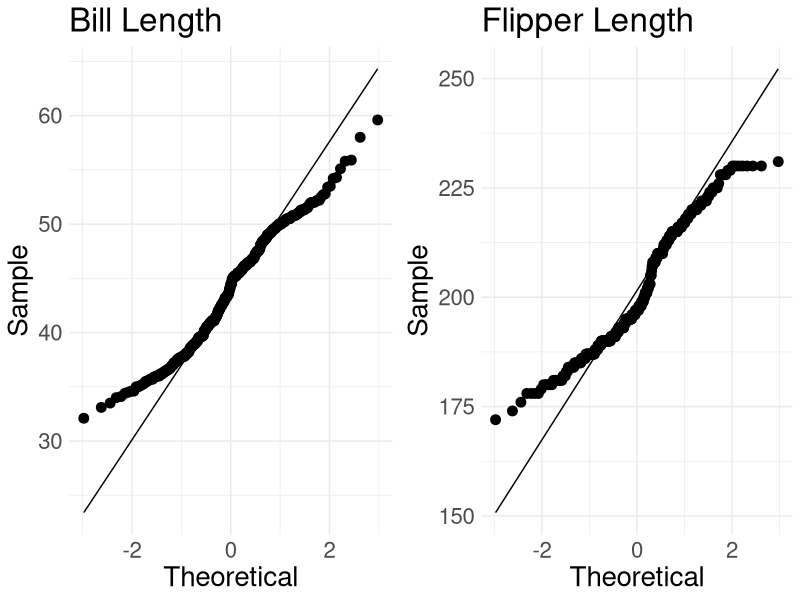
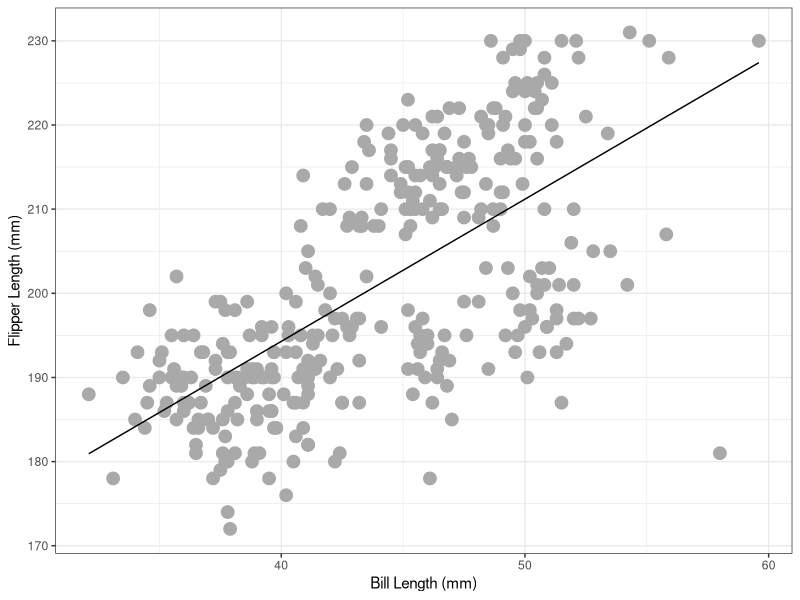
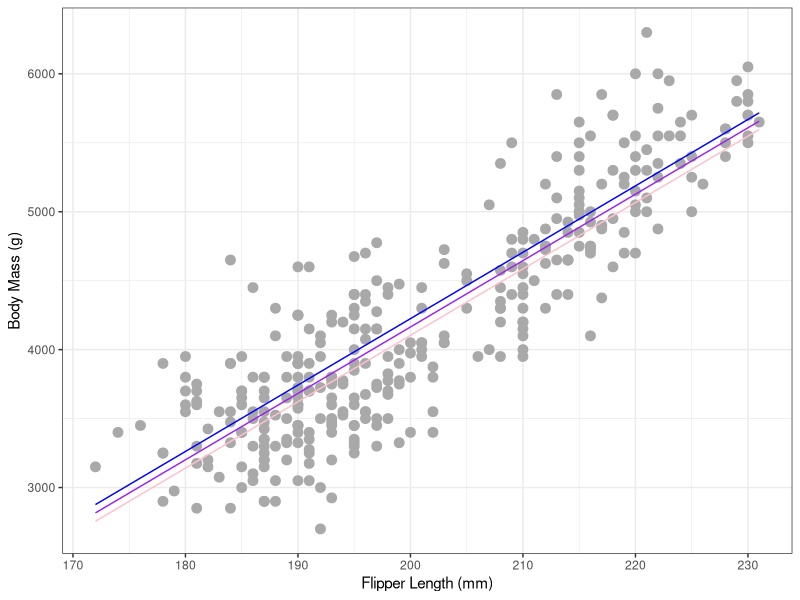
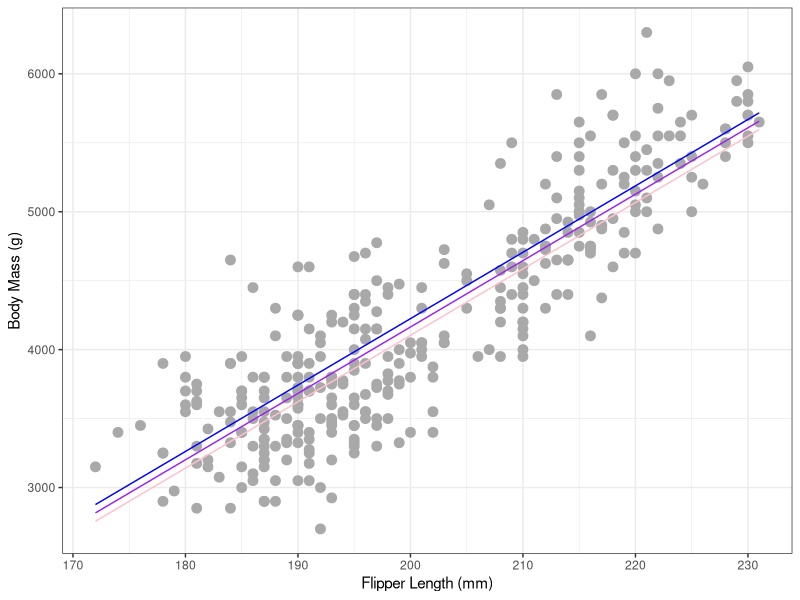
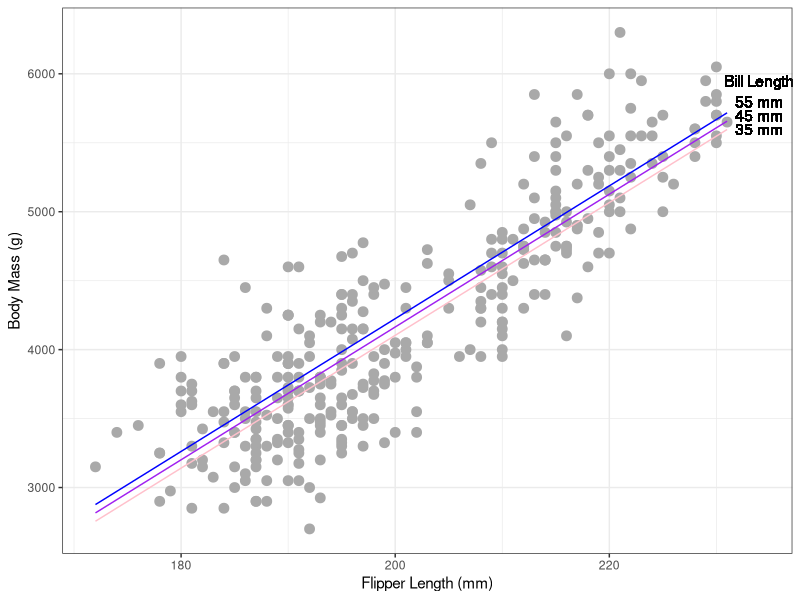
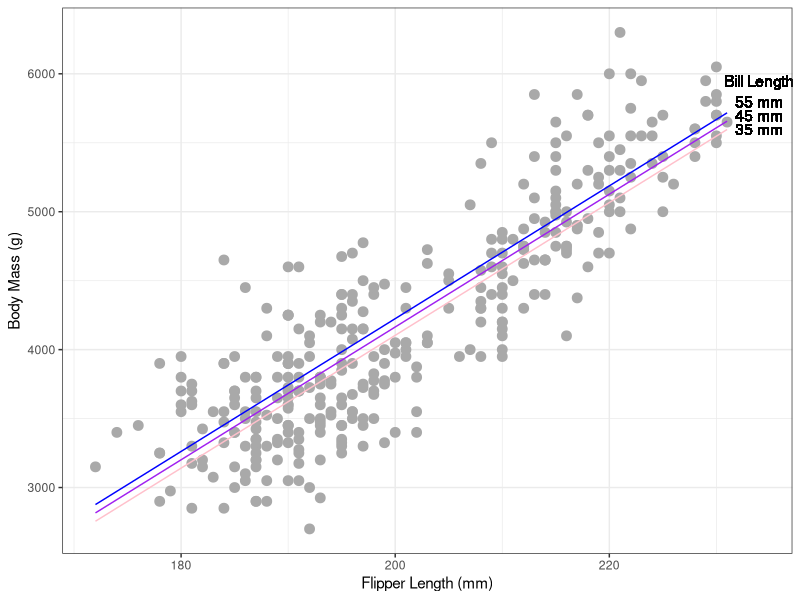
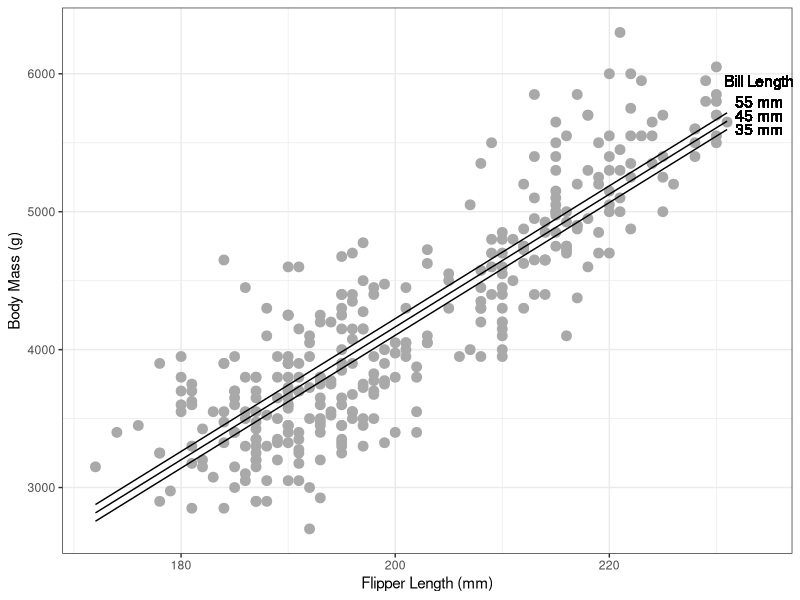
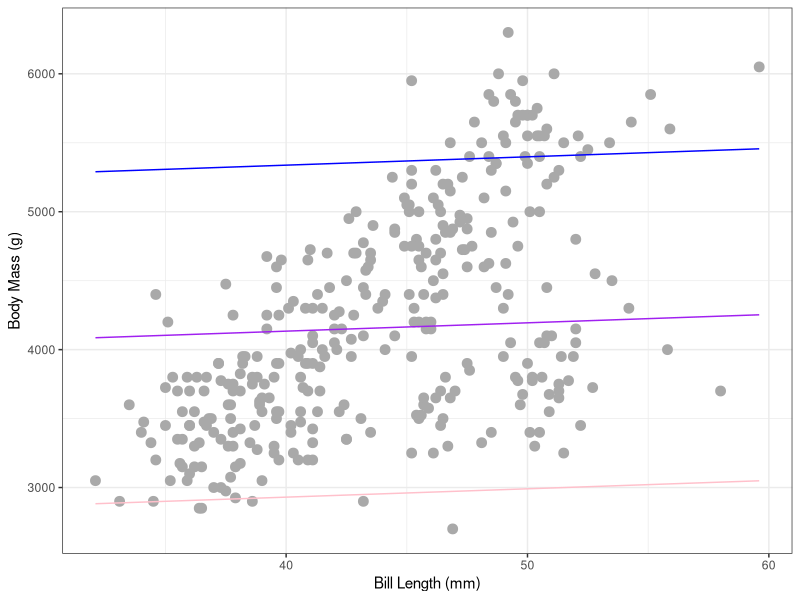

Recreate these plots in R, in order.
## ---- chunk 1
library(tidyverse)
x <- c(1, 3, 4, 5, 7)
y <- c(6, 14, 10, 14, 26)
data <- tibble(x, y)
## ---- chunk 2
m1 <- lm(y ~ x, data = data)
summary(m1)
## ---- chunk 3
summary(m1)
## ---- chunk 4
confint(m1)
## ---- chunk 5
confint(m1, level = 0.99)
## ---- chunk 6
data <- palmerpenguins::penguins %>%
  select(bill_length_mm, bill_depth_mm, flipper_length_mm, body_mass_g)
cor(data, use = "complete.obs") 
## ---- chunk 7
cor(data$bill_length_mm, data$flipper_length_mm, use = "complete.obs")
## ---- chunk 8
cor.test(data$bill_length_mm, data$flipper_length_mm, use = "complete.obs")
## ---- chunk 9
cor.test(data$bill_length_mm, data$flipper_length_mm, conf.level = 0.99, use = "complete.obs")
## ---- chunk 10
library(ggpubr)
p1 <- data %>% ggplot(aes(sample = bill_length_mm)) +
  stat_qq(size=3) +
  stat_qq_line() +
  theme_minimal() +
  xlab("Theoretical") +
  ylab("Sample") +
  ggtitle("Bill Length") +
  theme(text = element_text(size=20))
p2 <- data %>% ggplot(aes(sample = flipper_length_mm)) +
  stat_qq(size=3) +
  stat_qq_line() +
  theme_minimal() +
  xlab("Theoretical") +
  ylab("Sample") +
  ggtitle("Flipper Length") +
  theme(text = element_text(size=20))
ggarrange(p1, p2, nrow = 1)
## ---- chunk 11
cor(data, use = "complete.obs", method = "spearman") 
## ---- chunk 12
cor(data$bill_length_mm, data$flipper_length_mm, use = "complete.obs", method = "spearman")
## ---- chunk 13
m2 <- lm(flipper_length_mm ~ bill_length_mm, data = data)
(c2 <- coefficients(m2))
## ---- chunk 14
data <- data %>%
  mutate(yhat = c2[1] + c2[2]*bill_length_mm)
head(data, n = 2)
## ---- chunk 15
data %>% ggplot(aes(x = bill_length_mm, y = flipper_length_mm)) +
  geom_point(size=4, color = "darkgray") + 
  geom_line(aes(y = yhat)) +
  labs(x = "Bill Length (mm)",
       y = "Flipper Length (mm)") +
  theme_bw()
## ---- chunk 16
data <- palmerpenguins::penguins
m1 <- lm(body_mass_g ~ bill_length_mm + flipper_length_mm, data = data)
summary(m1)
## ---- chunk 17
coefficients(m1)
## ---- chunk 18
summary(m1)
## ---- chunk 19
confint(m1)
## ---- chunk 20
summary(m1)
## ---- chunk 21
summary(m1)
## ---- chunk 22
(c1 <- coefficients(m1))
## ---- chunk 23
quantile(data$bill_length_mm, na.rm = TRUE)
## ---- chunk 24
library(tidyverse)
data <- data %>%
  mutate(b35 = c1[1] + c1[2]*35 + c1[3]*flipper_length_mm,
         b45 = c1[1] + c1[2]*45 + c1[3]*flipper_length_mm,
         b55 = c1[1] + c1[2]*55 + c1[3]*flipper_length_mm)
## ---- chunk 25
head(data, n = 5)
## ---- chunk 26
data %>% ggplot(aes(x = flipper_length_mm, y = body_mass_g)) +
  geom_point(size=3, color = "darkgray") + 
  geom_line(aes(y = b35), color = "pink") +
  geom_line(aes(y = b45), color = "purple") +
  geom_line(aes(y = b55), color = "blue") +
  labs(x = "Flipper Length (mm)",
       y = "Body Mass (g)") +
  theme_bw()
## ---- chunk 27
data %>% ggplot(aes(x = flipper_length_mm, y = body_mass_g)) +
  geom_point(size=3, color = "darkgray") + 
  geom_line(aes(y = b35), color = "pink") +
  geom_line(aes(y = b45), color = "purple") +
  geom_line(aes(y = b55), color = "blue") +
  labs(x = "Flipper Length (mm)",
       y = "Body Mass (g)") +
  theme_bw()
## ---- chunk 28
data %>% ggplot(aes(x = flipper_length_mm, y = body_mass_g)) +
  geom_point(size=3, color = "darkgray") + 
  geom_line(aes(y = b35), color = "pink") +
  geom_line(aes(y = b45), color = "purple") +
  geom_line(aes(y = b55), color = "blue") +
  geom_text(aes(x = 234, y = 5600, label = "35 mm")) +
  geom_text(aes(x = 234, y = 5700, label = "45 mm")) + 
  geom_text(aes(x = 234, y = 5800, label = "55 mm")) +
  geom_text(aes(x = 234, y = 5950, label = "Bill Length")) +
  labs(x = "Flipper Length (mm)",
       y = "Body Mass (g)") +
  theme_bw()
## ---- chunk 29
data %>% ggplot(aes(x = flipper_length_mm, y = body_mass_g)) +
  geom_point(size=3, color = "darkgray") + 
  geom_line(aes(y = b35), color = "pink") +
  geom_line(aes(y = b45), color = "purple") +
  geom_line(aes(y = b55), color = "blue") +
  geom_text(aes(x = 234, y = 5600, label = "35 mm")) +
  geom_text(aes(x = 234, y = 5700, label = "45 mm")) + 
  geom_text(aes(x = 234, y = 5800, label = "55 mm")) +
  geom_text(aes(x = 234, y = 5950, label = "Bill Length")) +
  labs(x = "Flipper Length (mm)",
       y = "Body Mass (g)") +
  theme_bw()
## ---- chunk 30
data %>% ggplot(aes(x = flipper_length_mm, y = body_mass_g)) +
  geom_point(size=3, color = "darkgray") + 
  geom_line(aes(y = b35), color = "black") +
  geom_line(aes(y = b45), color = "black") +
  geom_line(aes(y = b55), color = "black") +
  geom_text(aes(x = 234, y = 5600, label = "35 mm")) +
  geom_text(aes(x = 234, y = 5700, label = "45 mm")) + 
  geom_text(aes(x = 234, y = 5800, label = "55 mm")) +
  geom_text(aes(x = 234, y = 5950, label = "Bill Length")) +
  labs(x = "Flipper Length (mm)",
       y = "Body Mass (g)") +
  theme_bw()
## ---- chunk 31
c1 <- coefficients(m1)
c1
## ---- chunk 32
quantile(data$flipper_length_mm, na.rm = TRUE)
## ---- chunk 33
library(tidyverse)
data <- data %>%
  mutate(f175 = c1[1] + c1[2]*bill_length_mm + c1[3]*175,
         f200 = c1[1] + c1[2]*bill_length_mm + c1[3]*200,
         f225 = c1[1] + c1[2]*bill_length_mm + c1[3]*225)
## ---- chunk 34
data %>% ggplot(aes(x = bill_length_mm, y = body_mass_g)) +
  geom_point(size=3, color = "darkgray") + 
  geom_line(aes(y = f175), color = "pink") +
  geom_line(aes(y = f200), color = "purple") +
  geom_line(aes(y = f225), color = "blue") +
  labs(x = "Bill Length (mm)",
       y = "Body Mass (g)") +
  theme_bw()
## ---- chunk 35
data %>% ggplot(aes(x = bill_length_mm, y = body_mass_g)) +
  geom_point(size=3, color = "darkgray") + 
  geom_line(aes(y = f175), color = "pink") +
  geom_line(aes(y = f200), color = "purple") +
  geom_line(aes(y = f225), color = "blue") +
  labs(x = "Bill Length (mm)",
       y = "Body Mass (g)") +
  theme_bw()
## ---- chunk 36
data %>% ggplot(aes(x = bill_length_mm, y = body_mass_g)) +
  geom_point(size=3, color = "darkgray") + 
  geom_line(aes(y = f175), color = "black") +
  geom_line(aes(y = f200), color = "black") +
  geom_line(aes(y = f225), color = "black") +
  labs(x = "Bill Length (mm)",
       y = "Body Mass (g)") +
  geom_text(aes(x = 65, y = 3010, label = "175 mm")) +
  geom_text(aes(x = 65, y = 4230, label = "200 mm")) +
  geom_text(aes(x = 65, y = 5480, label = "225 mm")) +
  geom_text(aes(x = 63, y = 5900, label = "Flipper Length")) +
  theme_bw()
